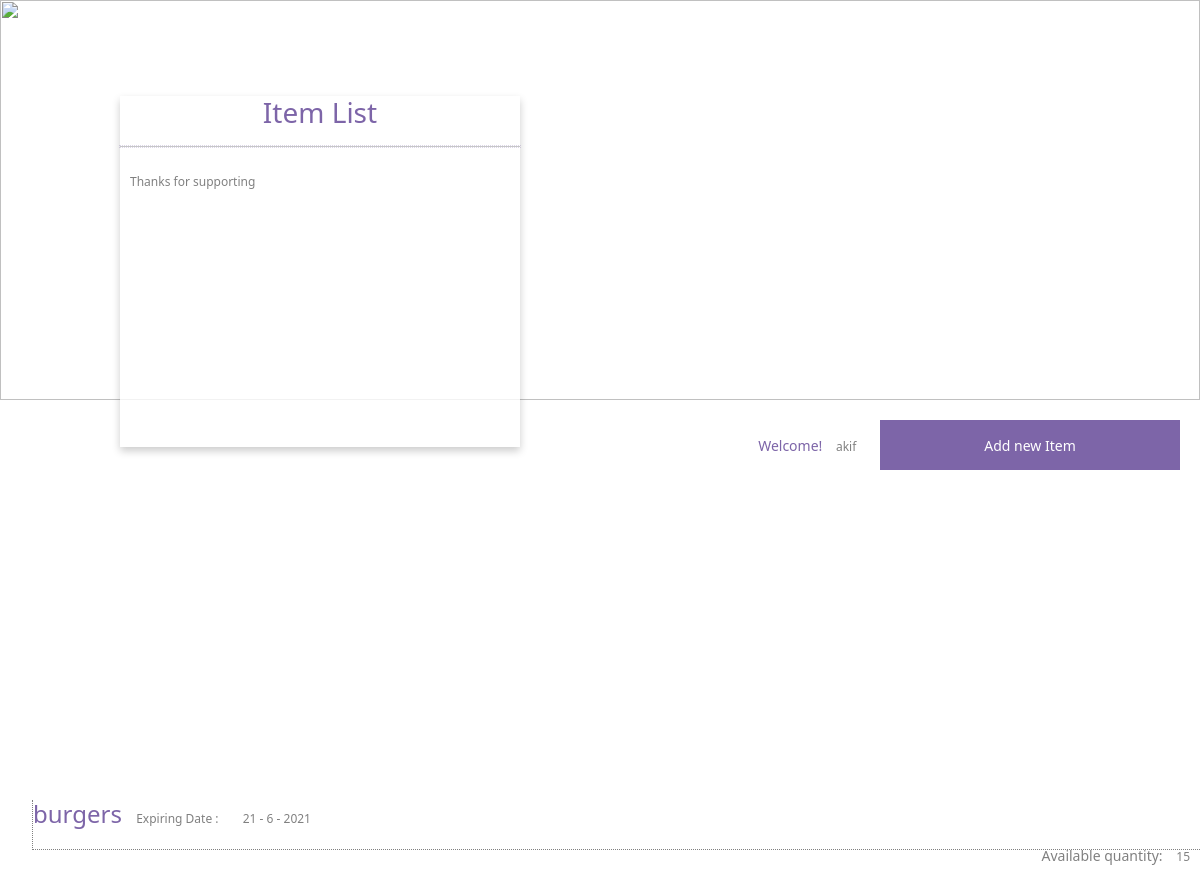
The page /list/item/akif on the database its author committed.
### app.py (models this page shows, shortened)
class fooditem(db.Model):
    id = db.Column(db.Integer, primary_key=True)
    username = db.Column(db.String(80), nullable=False)
    itemName = db.Column(db.String(120), nullable=False)
    expDay = db.Column(db.Integer, nullable=False)
    expMonth = db.Column(db.Integer, nullable=False)
    expYear = db.Column(db.Integer, nullable=False)
    qx = db.Column(db.Integer, nullable=False)

### app.py (the view)
@app.route('/list/item/<username>')
def listitem(username):
    items = {}
    items = fooditem.query.filter_by(username=username).all()
    return render_template("item-list-store.html", usrname=username, items=items)

### templates/item-list-store.html (shortened to what this page needs)
{% extends 'base.html' %}
{% block body %}
<div class="header-container">
    <img src="/static/images/header.jpg" height="400px" width="100%" alt="">
    <div class="overlay-card">
        <h3>Item List</h3>
        <hr>
        <label>Thanks for supporting</label>
        <video width="400" height="240" autoplay muted>
            <source src="/static/video/thanks.mp4" type="video/mp4">
        </video>
    </div>
    <div id="username">Welcome! <label id="usrname">{{usrname}}</label>
        <button class="filledbtn" id="newitembtn">Add new Item</button>
    </div>
</div>
<ul>
    {% for item in items %}
    <li>
        <h4>{{item.itemName}}</h4>
        <label>Expiring Date :</label> <label>{{item.expDay}} - {{item.expMonth}} - {{item.expYear}}</label>
       <span id="inlinerighttag">Available quantity: <label>{{item.qx}}</label></span>
    </li>
    {% endfor %}
</ul>
{% endblock %}

### templates/base.html (shortened to what this page needs)
<!DOCTYPE html>
<html lang="en">
<head>
    <link rel="stylesheet" href="{{ url_for('static', filename='css/main.css') }}">
    <link href="https://cdn.jsdelivr.net/npm/bootstrap@5.0.0-beta3/dist/css/bootstrap.min.css" rel="stylesheet">
    <link rel="stylesheet" href="path/to/font-awesome/css/font-awesome.min.css">
</head>
<body>
    {% block body %}{% endblock %}
</body>
</html>

### static/css/main.css (style rules this page uses)
body { font-family: Verdana, Geneva, Tahoma, sans-serif; margin: 0px !important; padding: 0px !important; }
* { box-sizing: border-box; }
.overlay-card { position: absolute; top: 12%; left: 10%; height: auto; width: 400px; box-shadow: 0 4px 8px 0 rgba(0,0,0,0.2); background-color: rgb(255, 255, 255, .8); }
.header-container { position: relative; height: 800px; width: 100%; }
h3 { color: rgb(125, 101, 168); text-align: center; }
h4 { display: inline; color: rgb(125, 101, 168); text-align: left; }
hr { outline: 1px rgb(125, 101, 168) dotted; border: none; fill: none; margin-bottom: 30px; }
.filledbtn { width: 300px; height: 50px; margin: 10px; border-style: none; color: white; background-color: rgb(125, 101, 168); }
label { display: inline; font-size: 12px; color: gray; margin: 10px; }
#username { text-align: right; font-size: 14px; color: rgb(125, 101, 168); margin: 10px; }
#inlinerighttag { display: block; width: 100%; text-align: right; font-size: 14px; color: gray; }
li { position: relative; width: 100%; height: 50px; list-style-type: none; margin-bottom: 10px; border-top: none; border-right: none; border-bottom: 1px gray dotted; border-left: 1px gray dotted; }

### rows shown on the page
fooditem: username "akif", itemName "burgers", expDay "21", expMonth "6", expYear "2021", qx "15"
